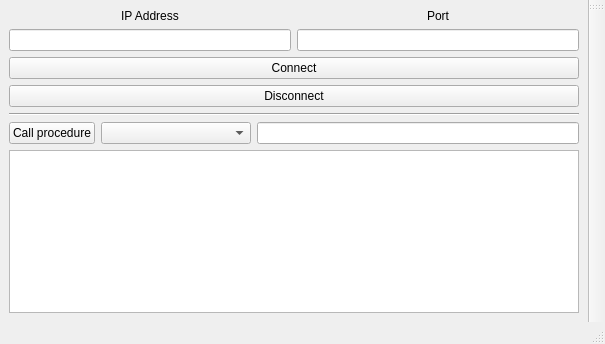
<?xml version="1.0" encoding="UTF-8"?>
<ui version="4.0">
 <class>window</class>
 <widget class="QMainWindow" name="window">
  <property name="geometry">
   <rect>
    <x>0</x>
    <y>0</y>
    <width>605</width>
    <height>344</height>
   </rect>
  </property>
  <property name="windowTitle">
   <string>Remote Procedure Calls</string>
  </property>
  <widget class="QWidget" name="centralwidget">
   <layout class="QFormLayout" name="formLayout">
    <item row="0" column="0" colspan="2">
     <layout class="QGridLayout" name="gridLayout">
      <item row="0" column="0">
       <widget class="QLabel" name="label">
        <property name="text">
         <string>IP Address</string>
        </property>
        <property name="scaledContents">
         <bool>false</bool>
        </property>
        <property name="alignment">
         <set>Qt::AlignCenter</set>
        </property>
       </widget>
      </item>
      <item row="0" column="1">
       <widget class="QLabel" name="label_2">
        <property name="text">
         <string>Port</string>
        </property>
        <property name="alignment">
         <set>Qt::AlignCenter</set>
        </property>
       </widget>
      </item>
      <item row="1" column="0">
       <widget class="QLineEdit" name="ipBox">
        <property name="text">
         <string/>
        </property>
       </widget>
      </item>
      <item row="1" column="1">
       <widget class="QLineEdit" name="portBox">
        <property name="text">
         <string/>
        </property>
       </widget>
      </item>
     </layout>
    </item>
    <item row="1" column="0" colspan="2">
     <widget class="QPushButton" name="connectButton">
      <property name="text">
       <string>Connect</string>
      </property>
     </widget>
    </item>
    <item row="2" column="0" colspan="2">
     <widget class="QPushButton" name="disconnectButton">
      <property name="text">
       <string>Disconnect</string>
      </property>
     </widget>
    </item>
    <item row="3" column="0" colspan="2">
     <widget class="Line" name="line">
      <property name="orientation">
       <enum>Qt::Horizontal</enum>
      </property>
     </widget>
    </item>
    <item row="4" column="0">
     <widget class="QPushButton" name="procedureButton">
      <property name="text">
       <string>Call procedure</string>
      </property>
     </widget>
    </item>
    <item row="4" column="1">
     <layout class="QGridLayout" name="gridLayout_2" rowstretch="0" columnstretch="0,0">
      <item row="0" column="0">
       <widget class="QComboBox" name="comboBox">
        <property name="minimumSize">
         <size>
          <width>150</width>
          <height>0</height>
         </size>
        </property>
        <property name="maximumSize">
         <size>
          <width>80</width>
          <height>16777215</height>
         </size>
        </property>
       </widget>
      </item>
      <item row="0" column="1">
       <widget class="QLineEdit" name="parameterBox">
        <property name="baseSize">
         <size>
          <width>0</width>
          <height>0</height>
         </size>
        </property>
       </widget>
      </item>
     </layout>
    </item>
    <item row="5" column="0" colspan="2">
     <widget class="QPlainTextEdit" name="output">
      <property name="focusPolicy">
       <enum>Qt::NoFocus</enum>
      </property>
      <property name="readOnly">
       <bool>true</bool>
      </property>
     </widget>
    </item>
   </layout>
  </widget>
  <widget class="QMenuBar" name="menubar">
   <property name="geometry">
    <rect>
     <x>0</x>
     <y>0</y>
     <width>605</width>
     <height>22</height>
    </rect>
   </property>
  </widget>
  <widget class="QStatusBar" name="statusbar"/>
  <widget class="QToolBar" name="toolBar">
   <property name="windowTitle">
    <string>toolBar</string>
   </property>
   <attribute name="toolBarArea">
    <enum>RightToolBarArea</enum>
   </attribute>
   <attribute name="toolBarBreak">
    <bool>false</bool>
   </attribute>
  </widget>
 </widget>
 <resources/>
 <connections/>
</ui>
